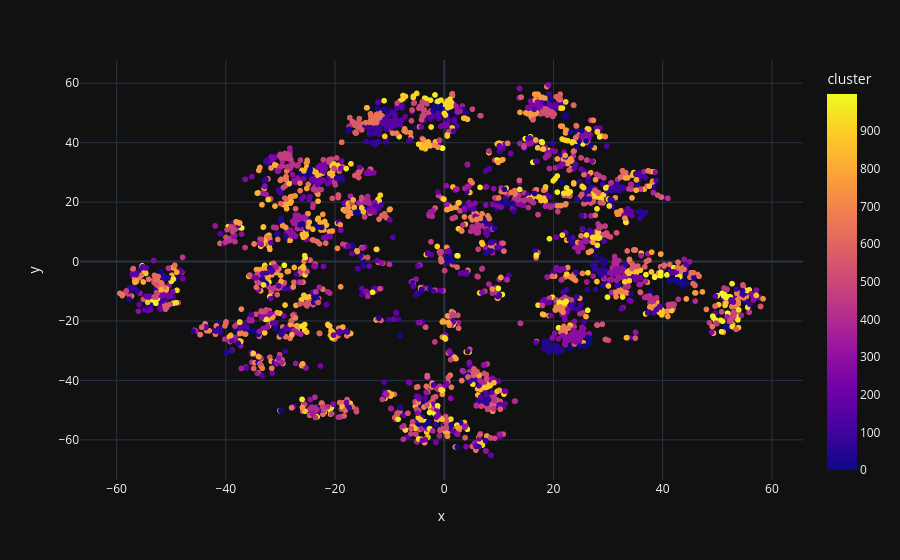

Notebook code for this chart:
### Code cell
from sklearn.cluster import KMeans
from sklearn.preprocessing import StandardScaler
from sklearn.pipeline import Pipeline

cluster_pipeline = Pipeline([('scaler', StandardScaler()), ('kmeans', KMeans(n_clusters=1000, random_state=42))])
X = genre_data.select_dtypes(np.number)
cluster_pipeline.fit(X)
genre_data['cluster'] = cluster_pipeline.predict(X)

# Visualizing the Clusters with t-SNE

from sklearn.manifold import TSNE

tsne_pipeline = Pipeline([('scaler', StandardScaler()), ('tsne', TSNE(n_components=2, verbose=1))])
genre_embedding = tsne_pipeline.fit_transform(X)
projection = pd.DataFrame(columns=['x', 'y'], data=genre_embedding)
projection['genres'] = genre_data['genres']
projection['cluster'] = genre_data['cluster']

fig = px.scatter(
    projection, x='x', y='y', color='cluster', hover_data=['x', 'y', 'genres'])
fig.show()

### Figure 1 — Plotly figure (JSON) as saved in the notebook; plotly's stock layout.template omitted (floating-point values rounded to 4 significant figures; data arrays with more than 128 entries replaced by an {"elided": "..."} marker saying what was removed)
{"data": [{"customdata": {"elided": "2973x1 str values"}, "hovertemplate": "x=%{x}<br>y=%{y}<br>genres=%{customdata[0]}<br>cluster=%{marker.color}<extra></extra>", "legendgroup": "", "marker": {"color": {"elided": "2973 int values"}, "coloraxis": "coloraxis", "symbol": "circle"}, "mode": "markers", "name": "", "showlegend": false, "x": {"elided": "2973 float values"}, "xaxis": "x", "y": {"elided": "2973 float values"}, "yaxis": "y", "type": "scattergl"}], "layout": {"xaxis": {"anchor": "y", "domain": [0.0, 1.0], "title": {"text": "x"}}, "yaxis": {"anchor": "x", "domain": [0.0, 1.0], "title": {"text": "y"}}, "coloraxis": {"colorbar": {"title": {"text": "cluster"}}, "colorscale": [[0.0, "#0d0887"], [0.1111, "#46039f"], [0.2222, "#7201a8"], [0.3333, "#9c179e"], [0.4444, "#bd3786"], [0.5556, "#d8576b"], [0.6667, "#ed7953"], [0.7778, "#fb9f3a"], [0.8889, "#fdca26"], [1.0, "#f0f921"]]}, "legend": {"tracegroupgap": 0}, "margin": {"t": 60}}}
